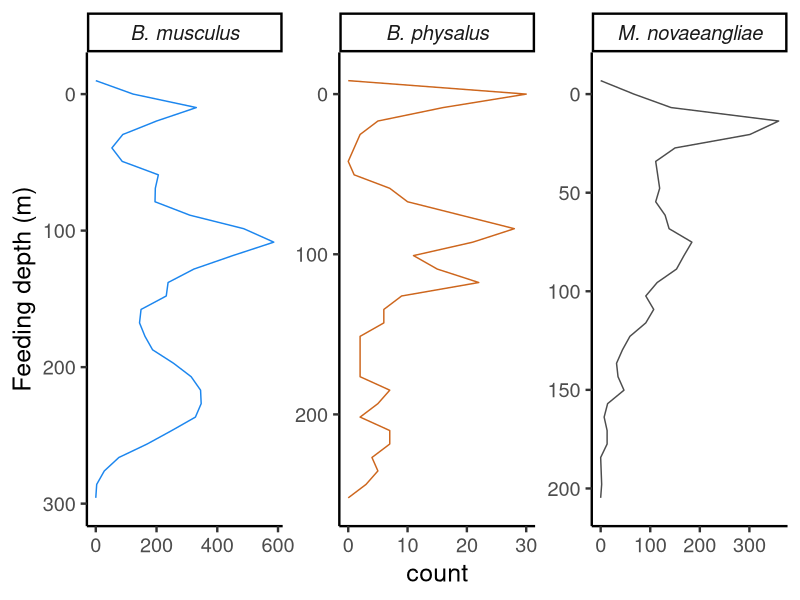

This chart was generated by the following R code:
#############################################################
# Lunge depth by species plot for Shirel's Nancy Foster Grant
#############################################################


library(tidyverse)

lunge_depths_in_MBNMS <- read_csv("lunge_depth_for_SKR_inMBNMS.csv") %>% 
  mutate(binomial_short = case_when(species == "bp" ~ "B. physalus",
                                    species == "bw" ~ "B. musculus",
                                    species == "mn" ~ "M. novaeangliae"))


# sample size; all whales here are labeled as krill-feeding whales in the tag guide
sample_size <- lunge_depths_in_MBNMS %>% 
  group_by(binomial_short) %>% 
  summarise(sample_size = n_distinct(ID))


pal <- c("M. novaeangliae" = "gray30", "B. physalus" = "chocolate3", "B. musculus" = "dodgerblue2" )

feeding_depth_by_sp <- ggplot(lunge_depths_in_MBNMS, aes(lunge_depth, color = binomial_short)) +
  #geom_density() +
  geom_freqpoly() + # my preference is for this one
  #geom_histogram() +
  facet_wrap(.~binomial_short, scales = "free") + 
  coord_flip() +
  scale_x_reverse() +
  scale_color_manual(values = pal) +
  labs(x = "Feeding depth (m)") +
  theme_classic(base_size = 18) +
  theme(legend.position = "none",
        strip.text = element_text(face = "italic"))
feeding_depth_by_sp
